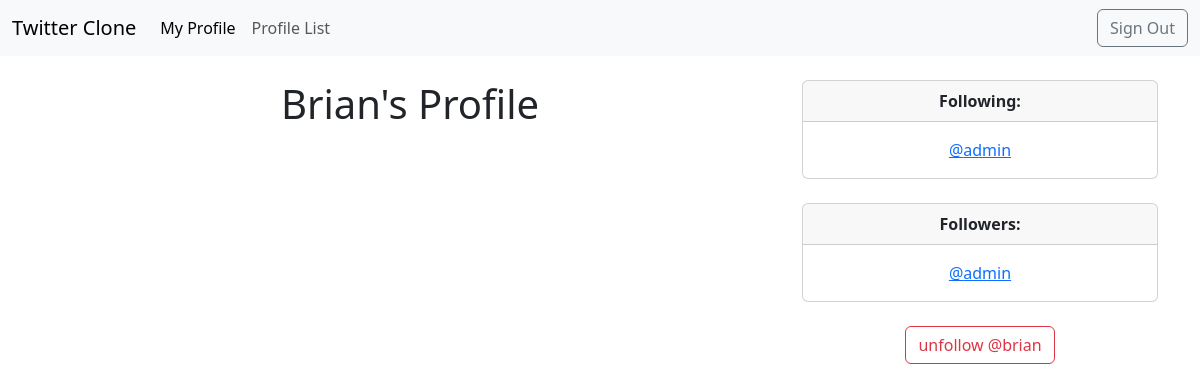
Screenshot of /profile/5/ (signed in) with the database file from the repository.
### twitter/models.py (models this page shows)
class Profile(models.Model):
    user = models.OneToOneField(User, on_delete=models.CASCADE)
    follow = models.ManyToManyField("self",related_name="followed_by",symmetrical=False,blank=True)
    updated = models.DateTimeField(User,auto_now=True)
    img = models.ImageField(default="static/img/icon.png",blank=True,upload_to="media/%Y/%M/profile_img/")
    def __str__(self):
        return self.user.username

### twitter/views.py (the view, shortened to what this page needs)
# urls.py: path('profile/<int:id>/',views.profile,name="profile"),
def profile(request,id):
    if request.user.is_authenticated:
        user_profile = get_object_or_404(Profile,id=id)
        context = {
            "user_profile":user_profile
        }
        return render(request,'twitter/profile.html',context)
    else:
        messages.error(request,"you must be logged in to access this page")
        return redirect("twitter:home")

### twitter/templates/twitter/profile.html (shortened to what this page needs)
{% extends 'base.html' %}
{% block content %}
    <div class="container text-center">
        <div class="row">
            <div class="col-8">
                <h1>{{user_profile.user.username}}'s Profile</h1>
            </div>
            <div class="col-4">
                <div class="card">
                    <div class="card-header">
                        <strong>Following:</strong><br>
                    </div>
                    <div class="card-body">
                      <p class="card-text">
                        {% for following in user_profile.follow.all %}
                            <a href="{% url 'twitter:profile' following.user.id %}">@{{following}} <br></a>
                        {% endfor %}
                      </p>
                    </div>
                </div>
                <br>
                <div class="card">
                    <div class="card-header">
                        <strong>Followers:</strong><br>
                    </div>
                    <div class="card-body">
                      <p class="card-text">
                        {% for following in user_profile.followed_by.all %}
                               <a href="{% url 'twitter:profile' following.user.id %}">@{{following}} <br></a>
                        {% endfor %}
                      </p>
                    </div>
                </div>
                <br>
                <form action="" method="post">
                    {% if user_profile in user.profile.follow.all %}
                        <button class="btn btn-outline-danger" name="follow" value="unfollow" type="submit">
                            unfollow @{{user_profile.user.username|lower}}
                        </button>
                    {% else %}
                        <button class="btn btn-outline-success" name="follow" value="follow" type="submit">
                            follow @{{user_profile.user.username|lower}}
                        </button>
                    {% endif %}
                </form>
                <br>
            </div>
        </div>
    </div>
{% endblock content %}

### rows the page displays
Profile: user.username "Brian", user.username "brian"
Profile: user.username "admin"
